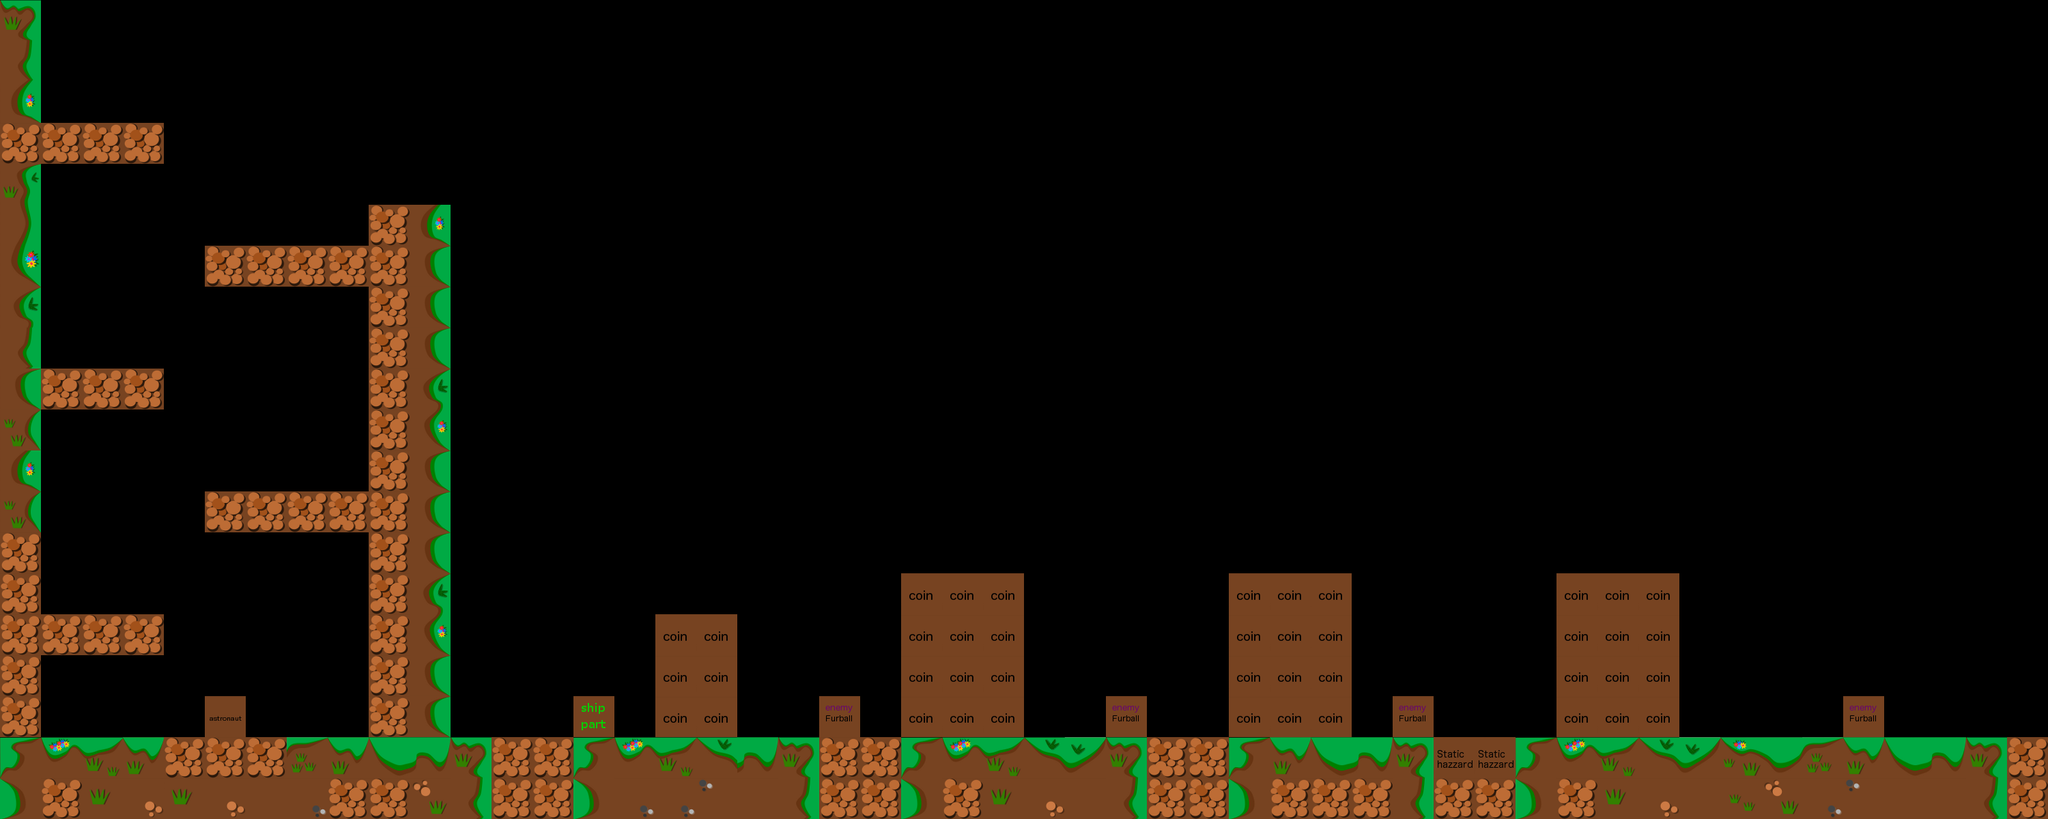

This is a level from a 2D game, rendered from its Tiled map with the project's own tilesets. A one-line summary and the map file follow, with tile-layer data summarised:
An orthogonal 50x20 tile map with 60x60 px tiles, 5 tile layers (walls, enemies, animated, player, ...).

<map version="1.0" orientation="orthogonal" width="50" height="20" tilewidth="60" tileheight="60">
 <properties>
  <property name="bg_layer1" value="florest_bg1" />
  <property name="bg_layer2" value="florest_bg2" />
  <property name="bg_layer3" value="florest_bg3" />
 </properties>
 <tileset firstgid="1" name="official_60" tilewidth="60" tileheight="60">
  <image source="official_60.png" width="720" height="660" />
  <tile id="25">
   <properties>
    <property name="name" value="furball" />
   </properties>
  </tile>
  <tile id="26">
   <properties>
    <property name="collision" value="1" />
    <property name="name" value="coin_frm" />
    <property name="type" value="4" />
   </properties>
  </tile>
  <tile id="27">
   <properties>
    <property name="collision" value="1" />
    <property name="name" value="shippart_frm" />
    <property name="type" value="3" />
   </properties>
  </tile>
  <tile id="37">
   <properties>
    <property name="name" value="player" />
   </properties>
  </tile>
  <tile id="38">
   <properties>
    <property name="collision" value="0" />
    <property name="name" value="anim_florest_flower" />
    <property name="type" value="0" />
   </properties>
  </tile>
 </tileset>
 <layer name="walls" width="50" height="20">
  <data>[1000 cells, 161 non-empty, 32 distinct tile ids]</data>
 </layer>
 <layer name="enemies" width="50" height="20">
  <data>[1000 cells, 4 non-empty, 1 distinct tile ids]</data>
 </layer>
 <layer name="animated" width="50" height="20">
  <data>[1000 cells, 43 non-empty, 2 distinct tile ids]</data>
 </layer>
 <layer name="player" width="50" height="20">
  <data>[1000 cells, 1 non-empty, 1 distinct tile ids]</data>
 </layer>
 <layer name="hazzards" width="50" height="20">
  <data>[1000 cells, 2 non-empty, 1 distinct tile ids]</data>
 </layer>
</map>